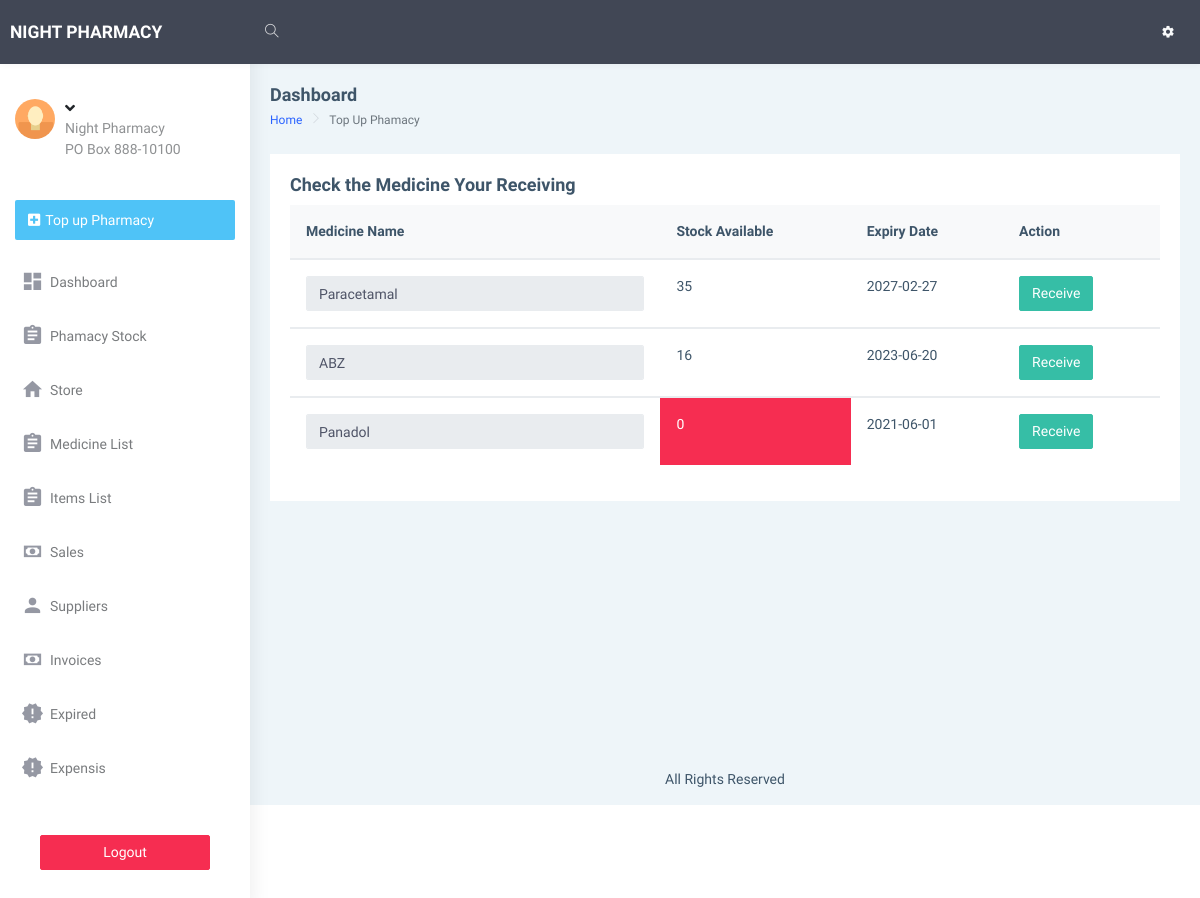
The page /dashboard/manage_receiving1.php on the database as committed earlier.
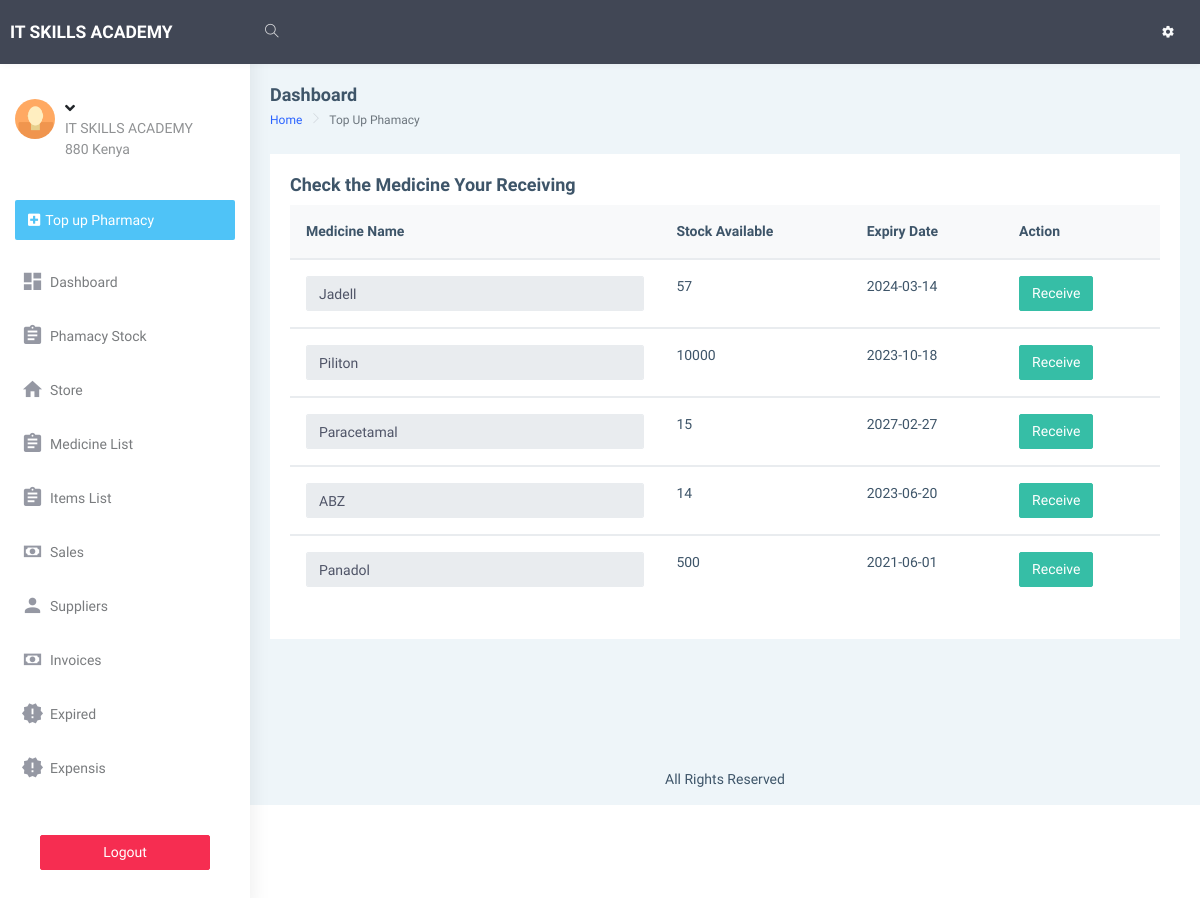
The same page on the database as committed later.
### tables this page shows
CREATE TABLE `info` (
  `id` int(10) NOT NULL,
  `name` varchar(255) NOT NULL,
  `address` varchar(255) NOT NULL,
  `phone_no` varchar(255) NOT NULL,
  `email` varchar(255) NOT NULL,
  `opening_date` varchar(255) NOT NULL,
  `closing_balance` varchar(255) NOT NULL,
  `opening_balance` varchar(255) NOT NULL
);

CREATE TABLE `store` (
  `id` int(10) NOT NULL,
  `medicine_name` varchar(255) NOT NULL,
  `date_received` date NOT NULL,
  `Qty` varchar(255) NOT NULL DEFAULT '0',
  `expiry_date` date NOT NULL DEFAULT current_timestamp(),
  `amount` varchar(255) NOT NULL,
  `stock_out` varchar(255) NOT NULL DEFAULT '0',
  `price` varchar(255) NOT NULL DEFAULT '0',
  `capacity` varchar(255) NOT NULL,
  `type` varchar(255) NOT NULL,
  `dosage_sold` varchar(255) NOT NULL,
  `dosage` varchar(255) NOT NULL,
  `price_dosage` varchar(255) NOT NULL DEFAULT '0',
  `app` varchar(255) NOT NULL,
  `half_dosage_price` int(11) NOT NULL,
  `confirm` varchar(10) NOT NULL DEFAULT '0'
);

### dashboard/manage_receiving1.php (the view, shortened to what the changed rows need)
<!DOCTYPE html>
<html dir="ltr" lang="en">
<?php
require "includes/head.php";
?>
<body>
    <div id="main-wrapper" data-layout="vertical" data-navbarbg="skin5" data-sidebartype="full"
        data-sidebar-position="absolute" data-header-position="absolute" data-boxed-layout="full">
        <?php require "includes/header.php"?>
       <?php require "includes/aside.php";?>
        <div class="page-wrapper">
            <div class="container-fluid">
                <div class="row">
                    <div class="col-12">
                        <div class="card">
                            <div class="card-body">
                                <table class="table v-middle">
                                    <thead>
                                        <tr class="bg-light">
                                            <th class="border-top-0">Medicine Name</th>
                                            <th class="border-top-0">Stock Available</th>
											 <th class="border-top-0">Expiry Date</th>
											 <th class="border-top-0">Action</th>
                                        </tr>
                                    </thead>
									<?php
								require "includes/conn.php";
																			if(isset($_GET['page']))
																				{
																					$page = $_GET['page'];
																				}
																				else
																				{
																					$page = 1;
																				}
																				$num_per_page = 10;
																				$start_from = ($page-1)*10;
                                $sql ="SELECT * FROM store limit $start_from,$num_per_page";
								$res = mysqli_query($conn,$sql);
								if ($res == TRUE) {
									$count = mysqli_num_rows($res);
									if($count > 0){
										while ($rows=mysqli_fetch_assoc($res)) {
											$id=$rows['id'];
											$medicine_name=$rows['medicine_name'];
											$Qty=$rows['Qty'];
											$expiry_date=$rows['expiry_date'];
											$app=$rows['app'];
											$dosage_sold=$rows['dosage_sold'];
									   ?>
                                    <tbody id="output">
                                        <tr>
										   <td>
											<input  readonly class="form-control"  value="<?php echo "$medicine_name";?>" name="medicine_name">
										   </td>
										   <?php
											  if ( $dosage_sold =="Yes") {
                                            if ($Qty < 2) {
                                                ?>
                                                <td class='text-white text-bold bg-danger'><?php echo $Qty *  $app?></td>
                                              <?php
                                            }else {
                                                ?>
                                                <td class=' text-bold '><?php echo $Qty *  $app?></td>
                                              <?php
                                            }
                                           }else {
                                               if ($Qty < 2) {
                                                ?>
                                                <td class='text-white text-bold bg-danger'><?php echo $Qty  ?></td>
                                              <?php
                                               }else {
                                                ?>
                                                <td class=' text-bold '><?php echo $Qty  ?></td>
                                              <?php
                                               }
                                           }
                                            ?>
											<td><?php echo "$expiry_date"?></td>
											<td>
                                                 <a  href="manage_receiving.php?id=<?php echo "$id"?> && dosage_sold=<?php echo "$dosage_sold"?>" class="btn btn-success" type="button">Receive</a>
                                                                        </td>
                                        </tr>
                                    </tbody>
											 <?php
										}
									}
								}
							?>
                                </table>
                        </div>
                    </div>
                </div>
            </div>
            </div>
        </div>
    </div>
</body>
</html>

### dashboard/includes/header.php (shortened to what the changed rows need)
<header class="topbar" data-navbarbg="skin5">
            <nav class="navbar top-navbar navbar-expand-md navbar-dark">
                <div class="navbar-header" data-logobg="skin5">
                    <a class="navbar-brand" href="index.html">
                        <b class="logo-icon text-uppercase">
                        <?php
                                                        require "includes/conn.php";
                                                        $sql ="SELECT * FROM info";
                                                    $res = mysqli_query($conn,$sql);
                                                    if ($res == TRUE) {
                                                        $count = mysqli_num_rows($res);
                                                        if($count > 0){
                                                            while ($rows=mysqli_fetch_assoc($res)) {
                                                                $name=$rows['name'];
                                                                $address=$rows['address'];
                                                           ?>
                                             <?php echo $name;?>
                                                                <?php
                                                            }
                                                        }
                                                    }
                                                ?>
                        </b>
                    </a>
                </div>
            </nav>
        </header>

### dashboard/includes/aside.php (shortened to what the changed rows need)
<aside class="left-sidebar" data-sidebarbg="skin6">
           <div class="scroll-sidebar">
               <nav class="sidebar-nav">
                   <ul id="sidebarnav">
                       <li>
                           <div class="user-profile d-flex no-block dropdown m-t-20">
                               <div class="user-content hide-menu m-l-10">
                                   <a href="javascript:void(0)" class="" id="Userdd" role="button"
                                       data-toggle="dropdown" aria-haspopup="true" aria-expanded="false">
                                       <h5 class="m-b-0 user-name font-medium"><?php if(isset($_SESSION['sessionUsername'])){
                                           }?> <i
                                               class="fa fa-angle-down"></i></h5>
                                       <span class="op-5 user-email"><?php echo $name;?> </span><br>
                                       <span class="op-5 user-email"><?php echo $address;?> </span>
                                   </a>
                               </div>
                           </div>
                       </li>
                   </ul>
               </nav>
           </div>
       </aside>

Rows that differ between the two databases and show on the page:
changed info: name "NIGHT PHARMACY" → "IT SKILLS ACADEMY"; name "Night Pharmacy" → "IT SKILLS ACADEMY"; address "PO Box 888-10100" → "880 Kenya"
added store: medicine_name "Jadell", Qty "57", expiry_date "2024-03-14"
added store: medicine_name "Piliton", Qty+app "10000", expiry_date "2023-10-18"
changed store "Paracetamal": Qty "35" → "15"
changed store "ABZ": Qty "16" → "14"
changed store "Panadol": Qty "0" → "500"
